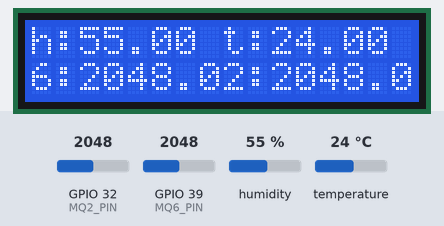
A sketch run on a simulated ESP32. Parts: 16×2 character LCD. The inputs (shaded band) are chosen by the test bench; at power-on: humidity 55 %, GPIO 32 (MQ2_PIN) = 2048, GPIO 39 (MQ6_PIN) = 2048, temperature 24 °C. WiFi joins after 1.5 s; servers stay silent unless stated; what the sketch prints to the serial monitor is not drawn.

Above: at 7.9 s.
8.0 s: humidity set to 22 %
At 14.9 s:
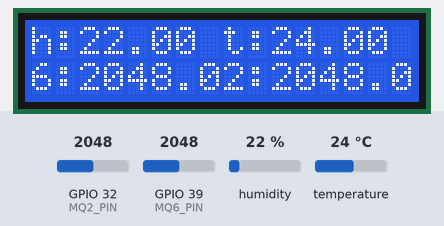
15.2 s: GPIO 32 (MQ2_PIN) set to 2866
At 21.1 s:
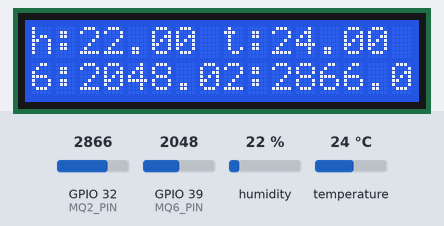
21.7 s: GPIO 39 (MQ6_PIN) set to 2866
At 27.4 s:
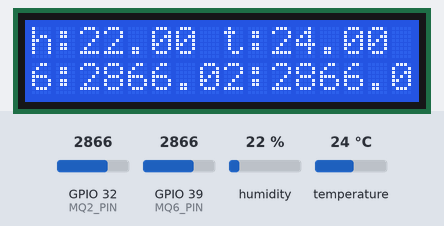
28.2 s: temperature set to 12 °C
At 33.5 s:
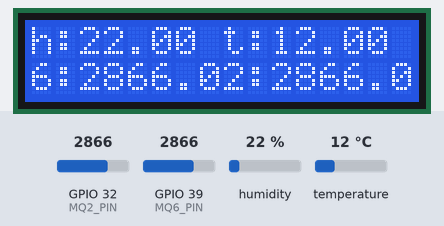
34.6 s: GPIO 32 (MQ2_PIN) set to 3972
At 40.8 s:
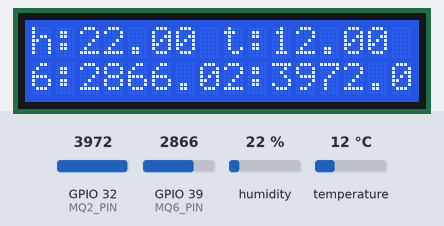
41.1 s: GPIO 39 (MQ6_PIN) set to 3972
At 47.1 s:
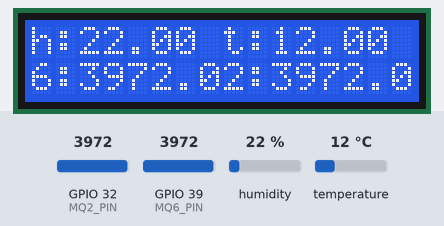
Timing chart, 0 to 48.6 s (numbered marks = the images above; inputs shaded):
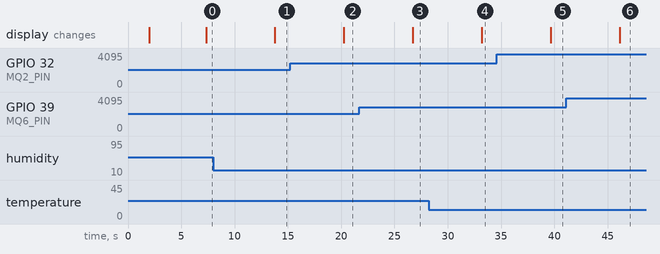

Measured:
- after the input at 8.0 s, the display: changes after 5.8 s (image 1)
- after the input at 15.2 s, the display: changes after 5.1 s (image 2)
- after the input at 21.7 s, the display: changes after 5.0 s (image 3)
- after the input at 28.2 s, the display: changes after 5.0 s (image 4)
- after the input at 34.6 s, the display: changes after 5.1 s (image 5)
- after the input at 41.1 s, the display: changes after 5.0 s (image 6)

The sketch:

airquality.ino
```cpp
#include <Wire.h>
#include <Adafruit_Sensor.h>
#include <Adafruit_ADS1X15.h>
#include <DHT.h>
#include <LiquidCrystal.h>
#include<WiFi.h>
#include<ThingSpeak.h>
#define DHTPIN 2        // Digital pin connected to the DHT sensor
#define DHTTYPE DHT11   // DHT 11
#define MQ6_PIN 39    // MQ6 analog pin connected to ESP32 ADC pin A0
#define MQ2_PIN  32     // MQ2 analog pin connected to ESP32 ADC pin A1
#define LCD_ADDR 0x27
#define D1 13

const char* ssid="Redmi";
const char* password="Lavanya123";
unsigned long channelID = 2476735;
const char* writeAPIKey = "8C3DLPJPGGU7JYND";
//const int potPin=A0;
float Value=0;
int IR_sensor=D1;

WiFiClient client;


DHT dht(DHTPIN, DHT11);
LiquidCrystal lcd(19,23,18,17,16,15);
//DFRobot_PH ph_sensor;

void setup() {
  Serial.begin(9600);
  dht.begin();
  delay(2000);
  Wire.begin();
   lcd.begin(16,2);
  //lcd.backlight();
  //ph_sensor.begin();
  //pinMode(potPin,INPUT);
  WiFi.begin("Redmi","Lavanya123");
  pinMode(IR_sensor,INPUT);
  while (WiFi.status() != WL_CONNECTED) {
    delay(1000);
    Serial.println("Connecting to WiFi...");
  }
  Serial.println("Connected to WiFi");

  // Initialize ThingSpeak
  ThingSpeak.begin(client);
}

void loop() {
  float humidity = dht.readHumidity();
  float Temperature = dht.readTemperature();
  float mq6Value = analogRead(MQ6_PIN);
  float mq2Value = analogRead(MQ2_PIN);

  // Print readings to Serial Monitor
  Serial.print("Humidity: ");
  Serial.print(humidity);
  Serial.print(" %\t");
  Serial.print("Temperature: ");
  Serial.print(Temperature);
  Serial.println(" *C");
  Serial.print("MQ-6");
  Serial.println(mq6Value);
  Serial.print(" MQ-2");
  Serial.println( mq2Value);

  delay(2000);  // Delay between readings
  ThingSpeak.writeField(2476735, 1, humidity, "8C3DLPJPGGU7JYND");
  ThingSpeak.writeField(2476735, 2, Temperature, "8C3DLPJPGGU7JYND");
  ThingSpeak.writeField(2476735, 3, mq6Value, "8C3DLPJPGGU7JYND");
  ThingSpeak.writeField(2476735, 4, mq2Value, "8C3DLPJPGGU7JYND");
  //ThingSpeak.writeField(2476735, 4, mq2Value, "8C3DLPJPGGU7JYND");

 if(IR_sensor==0)
 Serial.println("0");
 else
 Serial.println("1");
   lcd.clear();
  lcd.setCursor(0, 0);
  lcd.print("h:");
  Serial.print(humidity);
  lcd.print(humidity);

  lcd.setCursor(8, 0);
  lcd.print("t:");
  Serial.print(Temperature);
  lcd.print(Temperature);

  lcd.setCursor(0, 1);
  lcd.print("6:");
  Serial.print(mq6Value);
  lcd.print(mq6Value);

 lcd.setCursor(8, 1);
  lcd.print("2:");
  Serial.print(mq2Value);
  lcd.print(mq2Value);
}
```
